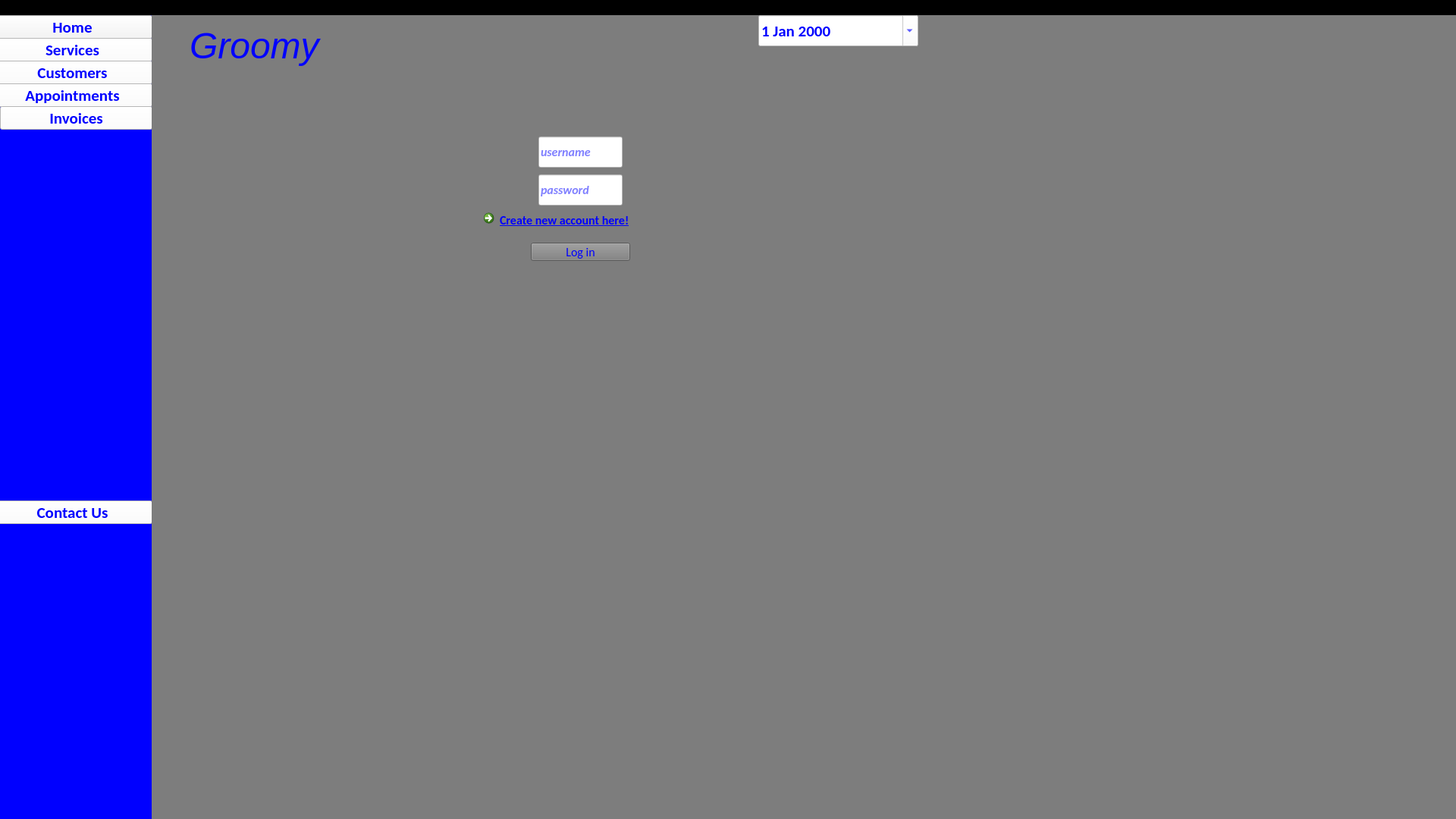
<?xml version="1.0" encoding="UTF-8"?>
<ui version="4.0">
 <class>MainWindow</class>
 <widget class="QMainWindow" name="MainWindow">
  <property name="geometry">
   <rect>
    <x>0</x>
    <y>0</y>
    <width>1920</width>
    <height>1080</height>
   </rect>
  </property>
  <property name="font">
   <font>
    <italic>true</italic>
   </font>
  </property>
  <property name="cursor">
   <cursorShape>ArrowCursor</cursorShape>
  </property>
  <property name="windowTitle">
   <string>MainWindow</string>
  </property>
  <property name="autoFillBackground">
   <bool>false</bool>
  </property>
  <property name="styleSheet">
   <string notr="true">background-color: rgb(125, 125, 125);</string>
  </property>
  <property name="toolButtonStyle">
   <enum>Qt::ToolButtonStyle::ToolButtonIconOnly</enum>
  </property>
  <property name="documentMode">
   <bool>false</bool>
  </property>
  <property name="tabShape">
   <enum>QTabWidget::TabShape::Rounded</enum>
  </property>
  <property name="dockOptions">
   <set>QMainWindow::DockOption::AllowTabbedDocks|QMainWindow::DockOption::AnimatedDocks</set>
  </property>
  <widget class="QWidget" name="centralwidget">
   <widget class="QPushButton" name="pushButtonLogin">
    <property name="geometry">
     <rect>
      <x>700</x>
      <y>320</y>
      <width>131</width>
      <height>24</height>
     </rect>
    </property>
    <property name="font">
     <font>
      <family>Calibri</family>
      <pointsize>12</pointsize>
     </font>
    </property>
    <property name="styleSheet">
     <string notr="true">color: rgb(0, 0, 255);</string>
    </property>
    <property name="text">
     <string>Log in</string>
    </property>
   </widget>
   <widget class="QLabel" name="labelUsername">
    <property name="geometry">
     <rect>
      <x>710</x>
      <y>230</y>
      <width>71</width>
      <height>20</height>
     </rect>
    </property>
    <property name="styleSheet">
     <string notr="true">color: rgb(0, 0, 255);</string>
    </property>
    <property name="text">
     <string/>
    </property>
   </widget>
   <widget class="QLabel" name="labelPassword">
    <property name="geometry">
     <rect>
      <x>710</x>
      <y>229</y>
      <width>111</width>
      <height>51</height>
     </rect>
    </property>
    <property name="text">
     <string/>
    </property>
   </widget>
   <widget class="QLineEdit" name="lineEditUsername">
    <property name="geometry">
     <rect>
      <x>710</x>
      <y>180</y>
      <width>111</width>
      <height>41</height>
     </rect>
    </property>
    <property name="font">
     <font>
      <family>Calibri</family>
      <pointsize>12</pointsize>
      <italic>true</italic>
      <bold>true</bold>
     </font>
    </property>
    <property name="styleSheet">
     <string notr="true">color: rgb(0, 0, 255);
background-color: rgb(255, 255, 255);</string>
    </property>
    <property name="frame">
     <bool>true</bool>
    </property>
    <property name="placeholderText">
     <string>username</string>
    </property>
   </widget>
   <widget class="QLineEdit" name="lineEditPassword">
    <property name="geometry">
     <rect>
      <x>710</x>
      <y>230</y>
      <width>111</width>
      <height>41</height>
     </rect>
    </property>
    <property name="font">
     <font>
      <family>Calibri</family>
      <pointsize>12</pointsize>
      <italic>true</italic>
      <bold>true</bold>
     </font>
    </property>
    <property name="contextMenuPolicy">
     <enum>Qt::ContextMenuPolicy::CustomContextMenu</enum>
    </property>
    <property name="autoFillBackground">
     <bool>false</bool>
    </property>
    <property name="styleSheet">
     <string notr="true">color: rgb(0, 0, 255);
background-color: rgb(255, 255, 255);</string>
    </property>
    <property name="echoMode">
     <enum>QLineEdit::EchoMode::Password</enum>
    </property>
    <property name="placeholderText">
     <string>password</string>
    </property>
   </widget>
   <widget class="QLabel" name="Title">
    <property name="geometry">
     <rect>
      <x>250</x>
      <y>0</y>
      <width>201</width>
      <height>121</height>
     </rect>
    </property>
    <property name="font">
     <font>
      <family>Segoe UI</family>
      <pointsize>36</pointsize>
      <italic>true</italic>
      <bold>false</bold>
     </font>
    </property>
    <property name="styleSheet">
     <string notr="true">color: rgb(0, 0, 255);
</string>
    </property>
    <property name="text">
     <string>Groomy</string>
    </property>
   </widget>
   <widget class="QWidget" name="menu_area" native="true">
    <property name="geometry">
     <rect>
      <x>0</x>
      <y>0</y>
      <width>200</width>
      <height>1080</height>
     </rect>
    </property>
    <property name="styleSheet">
     <string notr="true">background-color: rgb(0, 0, 255);</string>
    </property>
    <widget class="QPushButton" name="pushButton">
     <property name="geometry">
      <rect>
       <x>-10</x>
       <y>20</y>
       <width>211</width>
       <height>31</height>
      </rect>
     </property>
     <property name="font">
      <font>
       <family>Calibri</family>
       <pointsize>16</pointsize>
       <bold>true</bold>
      </font>
     </property>
     <property name="focusPolicy">
      <enum>Qt::FocusPolicy::StrongFocus</enum>
     </property>
     <property name="styleSheet">
      <string notr="true">color: rgb(0, 0, 255);
background-color: rgb(245, 245, 245);</string>
     </property>
     <property name="text">
      <string>Home</string>
     </property>
    </widget>
    <widget class="QPushButton" name="pushButton_2">
     <property name="geometry">
      <rect>
       <x>-10</x>
       <y>80</y>
       <width>211</width>
       <height>31</height>
      </rect>
     </property>
     <property name="font">
      <font>
       <family>Calibri</family>
       <pointsize>16</pointsize>
       <bold>true</bold>
      </font>
     </property>
     <property name="styleSheet">
      <string notr="true">color: rgb(0, 0, 255);
background-color: rgb(255, 255, 255);</string>
     </property>
     <property name="text">
      <string>Customers</string>
     </property>
    </widget>
    <widget class="QPushButton" name="pushButton_3">
     <property name="geometry">
      <rect>
       <x>-10</x>
       <y>660</y>
       <width>211</width>
       <height>31</height>
      </rect>
     </property>
     <property name="font">
      <font>
       <family>Calibri</family>
       <pointsize>16</pointsize>
       <bold>true</bold>
      </font>
     </property>
     <property name="styleSheet">
      <string notr="true">color: rgb(0, 0, 255);
background-color: rgb(255, 255, 255);</string>
     </property>
     <property name="text">
      <string>Contact Us</string>
     </property>
    </widget>
    <widget class="QPushButton" name="appointments">
     <property name="geometry">
      <rect>
       <x>-10</x>
       <y>110</y>
       <width>211</width>
       <height>31</height>
      </rect>
     </property>
     <property name="font">
      <font>
       <family>Calibri</family>
       <pointsize>16</pointsize>
       <bold>true</bold>
      </font>
     </property>
     <property name="styleSheet">
      <string notr="true">color: rgb(0, 0, 255);
background-color: rgb(255, 255, 255);</string>
     </property>
     <property name="text">
      <string>Appointments</string>
     </property>
    </widget>
    <widget class="QPushButton" name="services">
     <property name="geometry">
      <rect>
       <x>-10</x>
       <y>50</y>
       <width>211</width>
       <height>31</height>
      </rect>
     </property>
     <property name="font">
      <font>
       <family>Calibri</family>
       <pointsize>16</pointsize>
       <bold>true</bold>
      </font>
     </property>
     <property name="styleSheet">
      <string notr="true">background-color: rgb(255, 255, 255);
color: rgb(0, 0, 255);</string>
     </property>
     <property name="text">
      <string>Services</string>
     </property>
    </widget>
    <widget class="QPushButton" name="pushButton_4">
     <property name="geometry">
      <rect>
       <x>0</x>
       <y>140</y>
       <width>201</width>
       <height>31</height>
      </rect>
     </property>
     <property name="font">
      <font>
       <family>Calibri</family>
       <pointsize>16</pointsize>
       <bold>true</bold>
      </font>
     </property>
     <property name="styleSheet">
      <string notr="true">background-color: rgb(255, 255, 255);
color: rgb(0, 0, 255);</string>
     </property>
     <property name="text">
      <string>Invoices</string>
     </property>
    </widget>
   </widget>
   <widget class="QLabel" name="security">
    <property name="geometry">
     <rect>
      <x>670</x>
      <y>240</y>
      <width>30</width>
      <height>30</height>
     </rect>
    </property>
    <property name="styleSheet">
     <string notr="true">image: url(:/resources/images/security.png);</string>
    </property>
    <property name="text">
     <string/>
    </property>
    <property name="pixmap">
     <pixmap>images/security.png</pixmap>
    </property>
    <property name="scaledContents">
     <bool>true</bool>
    </property>
   </widget>
   <widget class="QLabel" name="user">
    <property name="geometry">
     <rect>
      <x>670</x>
      <y>180</y>
      <width>30</width>
      <height>30</height>
     </rect>
    </property>
    <property name="styleSheet">
     <string notr="true">image: url(:/resources/images/user.png);</string>
    </property>
    <property name="text">
     <string/>
    </property>
    <property name="pixmap">
     <pixmap>images/user.png</pixmap>
    </property>
    <property name="scaledContents">
     <bool>true</bool>
    </property>
   </widget>
   <widget class="QCommandLinkButton" name="pushButtonCreateAccount">
    <property name="geometry">
     <rect>
      <x>630</x>
      <y>270</y>
      <width>261</width>
      <height>31</height>
     </rect>
    </property>
    <property name="font">
     <font>
      <family>Calibri</family>
      <pointsize>12</pointsize>
      <underline>true</underline>
     </font>
    </property>
    <property name="styleSheet">
     <string notr="true">color: rgb(0, 0, 255);</string>
    </property>
    <property name="text">
     <string>Create new account here!</string>
    </property>
    <property name="icon">
     <iconset theme="QIcon::ThemeIcon::ContactNew"/>
    </property>
   </widget>
   <widget class="QLabel" name="courage">
    <property name="geometry">
     <rect>
      <x>260</x>
      <y>160</y>
      <width>201</width>
      <height>251</height>
     </rect>
    </property>
    <property name="styleSheet">
     <string notr="true">image: url(:/resources/images/courage.png);</string>
    </property>
    <property name="text">
     <string/>
    </property>
    <property name="pixmap">
     <pixmap>:/new/prefix1/images/courage.png</pixmap>
    </property>
    <property name="scaledContents">
     <bool>true</bool>
    </property>
   </widget>
   <widget class="QWidget" name="widget" native="true">
    <property name="geometry">
     <rect>
      <x>-10</x>
      <y>0</y>
      <width>1980</width>
      <height>20</height>
     </rect>
    </property>
    <property name="styleSheet">
     <string notr="true">background-color: rgb(0, 0, 0);</string>
    </property>
   </widget>
   <widget class="QDateEdit" name="dateEdit">
    <property name="geometry">
     <rect>
      <x>1000</x>
      <y>20</y>
      <width>211</width>
      <height>41</height>
     </rect>
    </property>
    <property name="font">
     <font>
      <family>Calibri</family>
      <pointsize>16</pointsize>
      <bold>true</bold>
     </font>
    </property>
    <property name="styleSheet">
     <string notr="true">color: rgb(0, 0, 255);
background-color: rgb(255, 255, 255);</string>
    </property>
    <property name="readOnly">
     <bool>false</bool>
    </property>
    <property name="currentSection">
     <enum>QDateTimeEdit::Section::MonthSection</enum>
    </property>
    <property name="calendarPopup">
     <bool>true</bool>
    </property>
    <property name="timeSpec">
     <enum>Qt::TimeSpec::LocalTime</enum>
    </property>
   </widget>
  </widget>
 </widget>
 <resources/>
 <connections/>
</ui>
